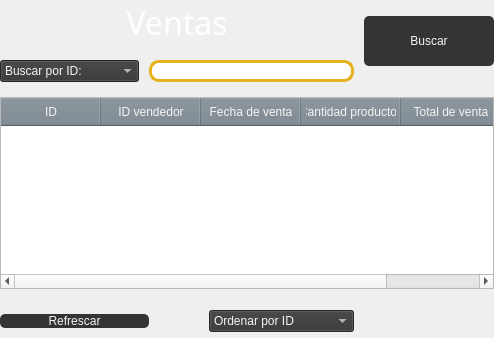
                      <widget class="QWidget" name="Ventas">
                       <layout class="QGridLayout" name="gridLayout_30">
                        <property name="leftMargin">
                         <number>0</number>
                        </property>
                        <property name="topMargin">
                         <number>0</number>
                        </property>
                        <property name="rightMargin">
                         <number>0</number>
                        </property>
                        <property name="bottomMargin">
                         <number>0</number>
                        </property>
                        <property name="horizontalSpacing">
                         <number>10</number>
                        </property>
                        <property name="verticalSpacing">
                         <number>15</number>
                        </property>
                        <item row="1" column="0">
                         <widget class="QComboBox" name="BuscarRegistradosCombobox_10">
                          <property name="contextMenuPolicy">
                           <enum>Qt::DefaultContextMenu</enum>
                          </property>
                          <property name="styleSheet">
                           <string notr="true">font: 63 20pt &quot;Bahnschrift SemiBold SemiConden&quot;;
border: .5px solid #e6b31e;
background-color: rgb(52, 52, 52);
color: whitesmoke;</string>
                          </property>
                          <item>
                           <property name="text">
                            <string>Buscar por ID:</string>
                           </property>
                          </item>
                          <item>
                           <property name="text">
                            <string>Buscar por Nombre:</string>
                           </property>
                          </item>
                          <item>
                           <property name="text">
                            <string/>
                           </property>
                          </item>
                         </widget>
                        </item>
                        <item row="3" column="3">
                         <widget class="QComboBox" name="BuscarRegistradosCombobox_11">
                          <property name="contextMenuPolicy">
                           <enum>Qt::DefaultContextMenu</enum>
                          </property>
                          <property name="styleSheet">
                           <string notr="true">font: 63 20pt &quot;Bahnschrift SemiBold SemiConden&quot;;
border: .5px solid #e6b31e;
background-color: rgb(52, 52, 52);
color: whitesmoke;</string>
                          </property>
                          <item>
                           <property name="text">
                            <string>Ordenar por ID</string>
                           </property>
                          </item>
                          <item>
                           <property name="text">
                            <string>Ordenar por fecha</string>
                           </property>
                          </item>
                          <item>
                           <property name="text">
                            <string>Ordenar por cantidad</string>
                           </property>
                          </item>
                         </widget>
                        </item>
                        <item row="2" column="0" colspan="5">
                         <widget class="QTableWidget" name="TablaEmpleados_7">
                          <property name="styleSheet">
                           <string notr="true">QHeaderView::section{
	padding: 5px;
	background-color: #77838d;
	border: .5px solid #034aa6;
	font: 87 13pt &quot;Arial Black&quot;;
	color: whitesmoke;

}</string>
                          </property>
                          <property name="dragEnabled">
                           <bool>false</bool>
                          </property>
                          <attribute name="horizontalHeaderCascadingSectionResizes">
                           <bool>false</bool>
                          </attribute>
                          <attribute name="horizontalHeaderHighlightSections">
                           <bool>false</bool>
                          </attribute>
                          <attribute name="horizontalHeaderShowSortIndicator" stdset="0">
                           <bool>false</bool>
                          </attribute>
                          <attribute name="horizontalHeaderStretchLastSection">
                           <bool>true</bool>
                          </attribute>
                          <attribute name="verticalHeaderVisible">
                           <bool>false</bool>
                          </attribute>
                          <attribute name="verticalHeaderShowSortIndicator" stdset="0">
                           <bool>false</bool>
                          </attribute>
                          <column>
                           <property name="text">
                            <string>ID</string>
                           </property>
                          </column>
                          <column>
                           <property name="text">
                            <string>ID vendedor</string>
                           </property>
                          </column>
                          <column>
                           <property name="text">
                            <string>Fecha de venta</string>
                           </property>
                          </column>
                          <column>
                           <property name="text">
                            <string>Cantidad productos</string>
                           </property>
                          </column>
                          <column>
                           <property name="text">
                            <string>Total de venta</string>
                           </property>
                          </column>
                         </widget>
                        </item>
                        <item row="1" column="1" colspan="3">
                         <widget class="QLineEdit" name="BuscarRegistradosPacientesText_7">
                          <property name="styleSheet">
                           <string notr="true">font: 63 20pt &quot;Bahnschrift SemiBold SemiConden&quot;;
background-color: rgb(255, 255, 255);
border: 3px solid #e6b31e;
border-radius: 10px;
</string>
                          </property>
                         </widget>
                        </item>
                        <item row="0" column="0" colspan="4">
                         <widget class="QLabel" name="label_124">
                          <property name="palette">
                           <palette>
                            <active>
                             <colorrole role="WindowText">
                              <brush brushstyle="SolidPattern">
                               <color alpha="255">
                                <red>255</red>
                                <green>255</green>
                                <blue>255</blue>
                               </color>
                              </brush>
                             </colorrole>
                             <colorrole role="Button">
                              <brush brushstyle="SolidPattern">
                               <color alpha="255">
                                <red>35</red>
                                <green>31</green>
                                <blue>32</blue>
                               </color>
                              </brush>
                             </colorrole>
                             <colorrole role="Text">
                              <brush brushstyle="SolidPattern">
                               <color alpha="255">
                                <red>255</red>
                                <green>255</green>
                                <blue>255</blue>
                               </color>
                              </brush>
                             </colorrole>
                             <colorrole role="ButtonText">
                              <brush brushstyle="SolidPattern">
                               <color alpha="255">
                                <red>255</red>
                                <green>255</green>
                                <blue>255</blue>
                               </color>
                              </brush>
                             </colorrole>
                             <colorrole role="Base">
                              <brush brushstyle="SolidPattern">
                               <color alpha="255">
                                <red>35</red>
                                <green>31</green>
                                <blue>32</blue>
                               </color>
                              </brush>
                             </colorrole>
                             <colorrole role="Window">
                              <brush brushstyle="SolidPattern">
                               <color alpha="255">
                                <red>35</red>
                                <green>31</green>
                                <blue>32</blue>
                               </color>
                              </brush>
                             </colorrole>
                            </active>
                            <inactive>
                             <colorrole role="WindowText">
                              <brush brushstyle="SolidPattern">
                               <color alpha="255">
                                <red>255</red>
                                <green>255</green>
                                <blue>255</blue>
                               </color>
                              </brush>
                             </colorrole>
                             <colorrole role="Button">
                              <brush brushstyle="SolidPattern">
                               <color alpha="255">
                                <red>35</red>
                                <green>31</green>
                                <blue>32</blue>
                               </color>
                              </brush>
                             </colorrole>
                             <colorrole role="Text">
                              <brush brushstyle="SolidPattern">
                               <color alpha="255">
                                <red>255</red>
                                <green>255</green>
                                <blue>255</blue>
                               </color>
                              </brush>
                             </colorrole>
                             <colorrole role="ButtonText">
                              <brush brushstyle="SolidPattern">
                               <color alpha="255">
                                <red>255</red>
                                <green>255</green>
                                <blue>255</blue>
                               </color>
                              </brush>
                             </colorrole>
                             <colorrole role="Base">
                              <brush brushstyle="SolidPattern">
                               <color alpha="255">
                                <red>35</red>
                                <green>31</green>
                                <blue>32</blue>
                               </color>
                              </brush>
                             </colorrole>
                             <colorrole role="Window">
                              <brush brushstyle="SolidPattern">
                               <color alpha="255">
                                <red>35</red>
                                <green>31</green>
                                <blue>32</blue>
                               </color>
                              </brush>
                             </colorrole>
                            </inactive>
                            <disabled>
                             <colorrole role="WindowText">
                              <brush brushstyle="SolidPattern">
                               <color alpha="255">
                                <red>255</red>
                                <green>255</green>
                                <blue>255</blue>
                               </color>
                              </brush>
                             </colorrole>
                             <colorrole role="Button">
                              <brush brushstyle="SolidPattern">
                               <color alpha="255">
                                <red>35</red>
                                <green>31</green>
                                <blue>32</blue>
                               </color>
                              </brush>
                             </colorrole>
                             <colorrole role="Text">
                              <brush brushstyle="SolidPattern">
                               <color alpha="255">
                                <red>255</red>
                                <green>255</green>
                                <blue>255</blue>
                               </color>
                              </brush>
                             </colorrole>
                             <colorrole role="ButtonText">
                              <brush brushstyle="SolidPattern">
                               <color alpha="255">
                                <red>255</red>
                                <green>255</green>
                                <blue>255</blue>
                               </color>
                              </brush>
                             </colorrole>
                             <colorrole role="Base">
                              <brush brushstyle="SolidPattern">
                               <color alpha="255">
                                <red>35</red>
                                <green>31</green>
                                <blue>32</blue>
                               </color>
                              </brush>
                             </colorrole>
                             <colorrole role="Window">
                              <brush brushstyle="SolidPattern">
                               <color alpha="255">
                                <red>35</red>
                                <green>31</green>
                                <blue>32</blue>
                               </color>
                              </brush>
                             </colorrole>
                            </disabled>
                           </palette>
                          </property>
                          <property name="font">
                           <font>
                            <family>Bahnschrift SemiBold SemiConden</family>
                            <pointsize>25</pointsize>
                            <weight>7</weight>
                            <italic>false</italic>
                            <bold>false</bold>
                           </font>
                          </property>
                          <property name="styleSheet">
                           <string notr="true">font: 63 25pt &quot;Bahnschrift SemiBold SemiConden&quot;;
color: rgb(255, 255, 255);</string>
                          </property>
                          <property name="text">
                           <string>&lt;html&gt;&lt;head/&gt;&lt;body&gt;&lt;p&gt;&lt;span style=&quot; font-size:24pt; color:#ffffff;&quot;&gt;Ventas&lt;/span&gt;&lt;/p&gt;&lt;/body&gt;&lt;/html&gt;</string>
                          </property>
                          <property name="alignment">
                           <set>Qt::AlignCenter</set>
                          </property>
                         </widget>
                        </item>
                        <item row="3" column="2">
                         <spacer name="horizontalSpacer_9">
                          <property name="orientation">
                           <enum>Qt::Horizontal</enum>
                          </property>
                          <property name="sizeHint" stdset="0">
                           <size>
                            <width>40</width>
                            <height>20</height>
                           </size>
                          </property>
                         </spacer>
                        </item>
                        <item row="3" column="0" colspan="2">
                         <widget class="QPushButton" name="pushButton_15">
                          <property name="styleSheet">
                           <string notr="true">QPushButton{
	background-color: #343434;
	font: 87 14pt &quot;Arial Black&quot;;
	color: whitesmoke;
	border-radius: 5px;
	border: .5px solid #e6b31e;
	margin: 10 px;
	right-margin: 10px;
}

QPushButton:hover{
	background-color: #e6b31e;
	font: 87 14pt &quot;Arial Black&quot;;
	color: whitesmoke;
	border-radius: 5px;
	border: 1.5px solid #343434;
	margin: 10 px;
	right-margin: 10px;
}
</string>
                          </property>
                          <property name="text">
                           <string>Refrescar</string>
                          </property>
                         </widget>
                        </item>
                        <item row="0" column="4" rowspan="2">
                         <widget class="QPushButton" name="BuscarBotonRegistrados_7">
                          <property name="minimumSize">
                           <size>
                            <width>130</width>
                            <height>70</height>
                           </size>
                          </property>
                          <property name="cursor">
                           <cursorShape>PointingHandCursor</cursorShape>
                          </property>
                          <property name="styleSheet">
                           <string notr="true">QPushButton{
	background-color: #343434;
	font: 87 14pt &quot;Arial Black&quot;;
	color: whitesmoke;
	border-radius: 5px;
	border: .5px solid #e6b31e;
	margin: 10 px;
	right-margin: 10px;
}

QPushButton:hover{
	background-color: #e6b31e;
	font: 87 14pt &quot;Arial Black&quot;;
	color: whitesmoke;
	border-radius: 5px;
	border: 1.5px solid #343434;
	margin: 10 px;
	right-margin: 10px;
}

</string>
                          </property>
                          <property name="text">
                           <string>Buscar</string>
                          </property>
                         </widget>
                        </item>
                       </layout>
                      </widget>
